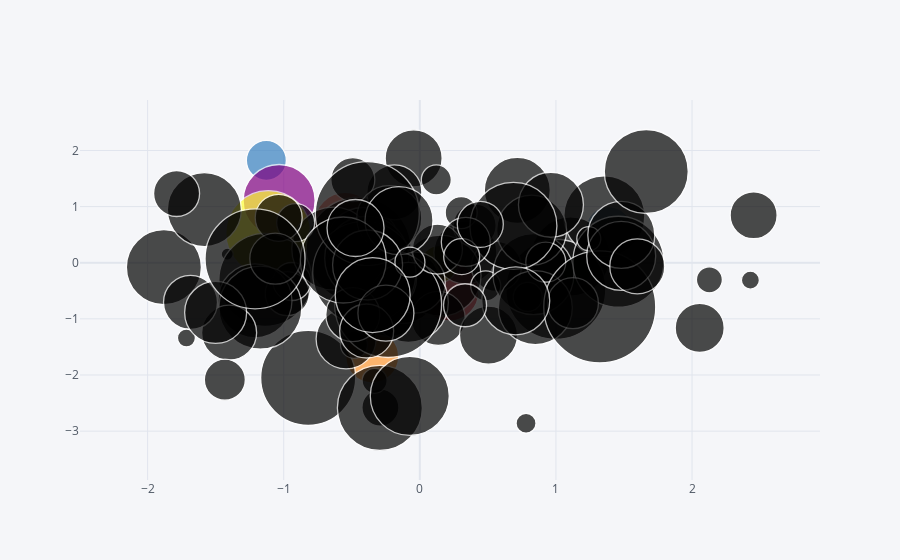

Notebook source saved alongside this figure:
### Code cell
df.iplot(kind='bubble',x='a',y='b',size='c')
